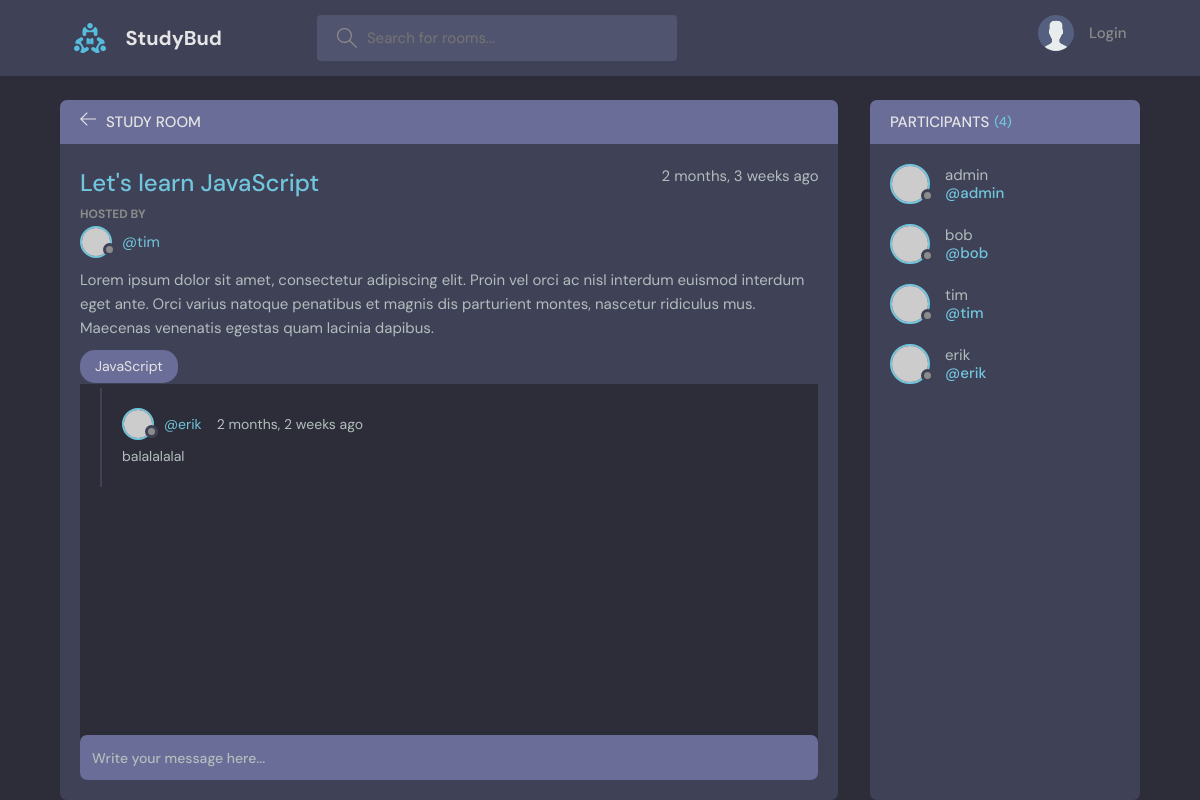
Before: /room/2/ with the older database file.
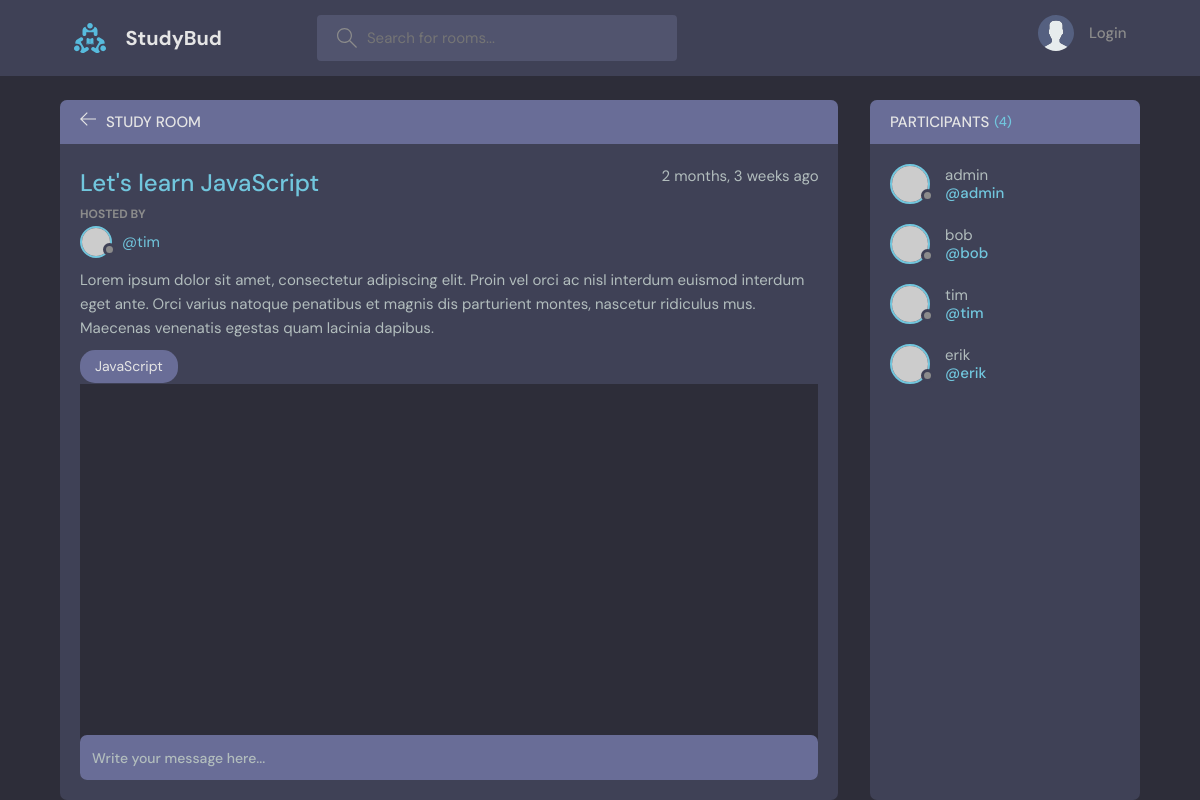
After: the same page with the newer database file.
### base/models.py (models this page shows, shortened)
class Message(models.Model):
    user = models.ForeignKey(User, on_delete=models.CASCADE)
    room = models.ForeignKey(Room, on_delete=models.CASCADE)
    body = models.TextField()
    created = models.DateTimeField(auto_now_add=True)
    updated = models.DateTimeField(auto_now=True)
    class Meta:
        ordering = ['-updated', '-created']

### base/views.py (the view, shortened to what this page needs)
# urls.py: path('room/<str:pk>/', views.room, name='room'),
def room(request, pk):
    room = Room.objects.get(id=pk)
    room_messages = room.message_set.all()
    participants = room.participants.all()
    context = {'room':room, 'room_messages':room_messages, 'participants':participants}
    return render(request, 'base/room.html', context)

### base/models.py (called while the page is built)
    def __str__(self):
        return self.name

### base/templates/base/room.html (shortened to what this page needs)
{% extends 'base.html' %}
{% block content %}
    <main class="profile-page layout layout--2">
      <div class="container">
        <div class="room">
          <div class="room__top">
            <div class="room__topLeft">
              <a href="{{request.META.HTTP_REFERER}}">
                <svg version="1.1" xmlns="http://www.w3.org/2000/svg" width="32" height="32" viewBox="0 0 32 32">
                  <title>arrow-left</title>
                  <path
                    d="M13.723 2.286l-13.723 13.714 13.719 13.714 1.616-1.611-10.96-10.96h27.625v-2.286h-27.625l10.965-10.965-1.616-1.607z"
                  ></path>
                </svg>
              </a>
              <h3>Study Room</h3>
            </div>
          </div>
          <div class="room__box scroll">
            <div class="room__header scroll">
              <div class="room__info">
                <h3>{{room.name}}</h3>
                <span>{{room.created|timesince}} ago</span>
              </div>
              <div class="room__hosted">
                <p>Hosted By</p>
                <a href="{% url 'user-profile' room.host.id %}" class="room__author">
                  <div class="avatar avatar--small">
                    <img src="https://randomuser.me/api/portraits/men/37.jpg" />
                  </div>
                  <span>@{{room.host}}</span>
                </a>
              </div>
              <div class="room__details">
                {{room.description}}
              </div>
              <span class="room__topics">{{room.topic}}</span>
            </div>
            <div class="room__conversation">
              <div class="threads scroll">
                {% for message in room_messages %}
                  <div class="thread">
                    <div class="thread__top">
                      <div class="thread__author">
                        <a href="{% url 'user-profile' message.user.id %}" class="thread__authorInfo">
                          <div class="avatar avatar--small">
                            <img src="https://randomuser.me/api/portraits/men/37.jpg" />
                          </div>
                          <span>@{{message.user}}</span>
                        </a>
                        <span class="thread__date">{{message.created|timesince}} ago</span>
                      </div>
                    </div>
                    <div class="thread__details">{{message.body}}</div>
                  </div>
                {% endfor %}
              </div>
            </div>
          </div>
          <div class="room__message">
            <form action="" method="post">
              <input name="body" placeholder="Write your message here..." />
            </form>
          </div>
        </div>
        <div class="participants">
          <h3 class="participants__top">Participants <span>({{room.participants.count}})</span></h3>
          <div class="participants__list scroll">
            {% for user in participants %}
              <a href="{% url 'user-profile' user.id %}" class="participant">
                <div class="avatar avatar--medium">
                  <img src="https://randomuser.me/api/portraits/men/37.jpg" />
                </div>
                <p>
                  {{user.username}}
                  <span>@{{user.username}}</span>
                </p>
              </a>
            {% endfor %}
          </div>
        </div>
      </div>
    </main>
{% endblock content %}

Changed rows visible on the page:
removed Message: user "erik", created "2 months, 2 weeks", body "balalalalal"
